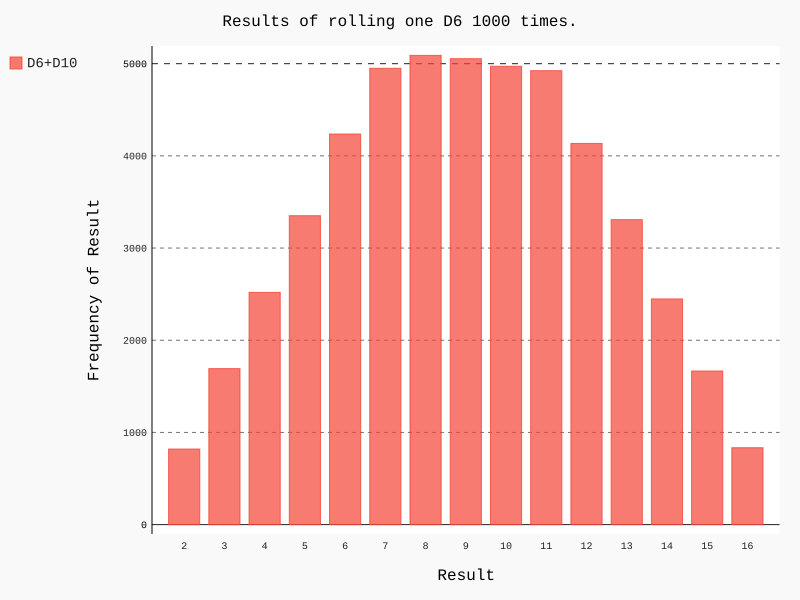

Write the Python code that produced this figure.
import pygal
from die import Die

#创建D6（面数为6）骰子
die_1=Die()
#创建面数为10的骰子
die_2=Die(10)

#投掷几次骰子，并将结果存储在一个列表中
results=[]

for roll_num in range(50000):
    result=die_1.roll()+die_2.roll()
    results.append(result)
 
#分析结果，用于存储每种点数出现的次数
frequencies=[]

#存储最大点数，最大点数应该是6+6=12
max_result=die_1.num_sides+die_2.num_sides
for value in range(2,max_result+1):
    #计算每个点数出现的次数
    frequency=results.count(value)
    frequencies.append(frequency)

#绘制直方图，对结果进行可视化
hist=pygal.Bar()

#设置用于标示直方图的字符串
hist.title="Results of rolling one D6 1000 times."
#存储可能出现的结果，最大为10+6=16
hist.x_labels=['2','3','4','5','6','7','8','9','10','11','12','13','14','15','16']
hist.x_title="Result"
hist.y_title="Frequency of Result"
#使用add()将一系列值添加到图表中
#（向它传递要给添加的值指定的标签，还有一个列表，其中包含将出现在图表中的值）
hist.add('D6+D10',frequencies)
#将这个图表渲染为一个SVG文件，这种文件的扩展名必须为.svg
hist.render_to_file('die_visual.svg')
